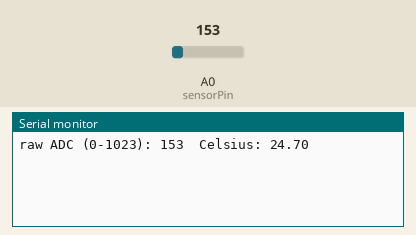
Recording of a sketch running on a simulated Arduino Uno, built with avr-gcc and run on an emulated ATmega328P. Shown: the last lines printed to the serial monitor. The inputs (shaded band) are chosen by the test bench; at power-on: A0 (sensorPin) = 153.

Above: at 1.8 s.
1.9 s: A0 (sensorPin) set to 165
At 2.8 s:
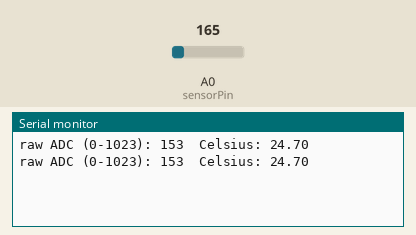
3.4 s: A0 (sensorPin) set to 175
At 4.8 s:
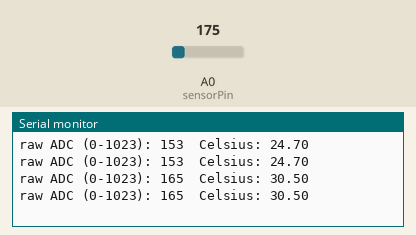
Timing chart, 0 to 6.4 s (numbered marks = the images above; inputs shaded):
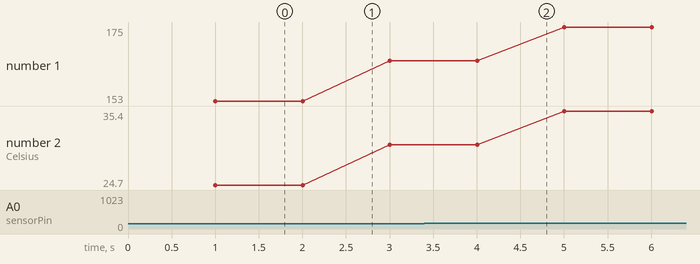

The sketch:

TMP36.ino
```cpp
// PROJECT  :TMP36
// PURPOSE  :To demonstrate the versatility of the TMP36 Temperature Sensor
// AUTHOR   :C. D'Arcy
// DATE     :2018 06 30
// uC       :328
// STATUS   :Working
// REFERENCE:http://mail.rsgc.on.ca/~cdarcy/Datasheets/TMP35_36_37.pdf
// REFERENCE:https://learn.adafruit.com/tmp36-temperature-sensor/using-a-temp-sensor
#define DURATION 1000     //delay between readings implies frequency of readings
uint8_t sensorPin = A0;   //use the first analog input pin, why not?
uint16_t rawADC;          //the raw 10-bit ADC reading
float vRef = 5.0;         //define the voltage reference (2.7V <-> 5.0V)
//float vRef = 3.3;       //lowering the voltage reference increases resolution and improve accuracy
float tempC;              //the temperature in degrees Celsius

void setup() {                //one-time prep
  Serial.begin(9600);         //establish the baud rate for communication
  pinMode(sensorPin, INPUT);  //will be reading an analog voltage
//  analogReference(EXTERNAL);  //for voltages other than the DEFAULT 5 VDC
}

void loop() {
  rawADC = analogRead(sensorPin);     //obtain a reading from he TMP36
  delay(DURATION);                    //pause (includes time for ADC to settle)
                                      //conversion: rawADC > mV > #degC > offset...
  tempC = map(rawADC, 0, 1024, 0, vRef * 1000) / 10.0 - 50.0;
  // Publish results
  Serial.print("raw ADC (0-1023): "+String(rawADC));
  Serial.println("\tCelsius: "+String(tempC));
}
```

Measured:
- plotted number 1: 153 → 165 after the input at 1.9 s, 165 → 175 after the input at 3.4 s
- plotted number 2: 24.7 → 30.5 after the input at 1.9 s, 30.5 → 35.4 after the input at 3.4 s
